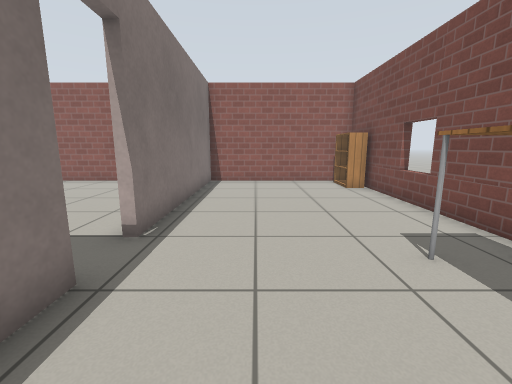
[1] (above)

15 first-person views from a walk through a robot-simulator world made for Gazebo. The camera is 0.9 m above the floor, tilts 10° down and sees 90° across. The floor is counted in squares, 0.5 m on a side. Each view is taken from the middle of a square. On the plan, view 1 faces up. The plan holds only what a view shows up to about 15 squares ahead; the rest is blank. Robots are left out. Simple patterns stand in for the simulator's built-in surfaces.

[2]
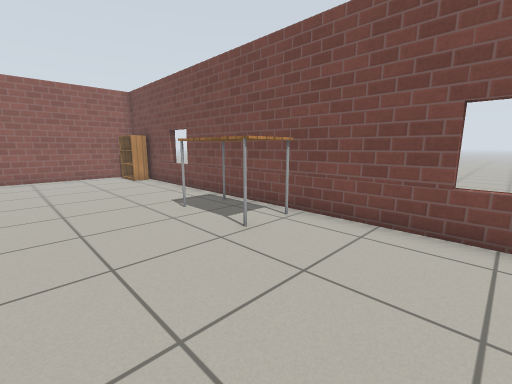

[3]
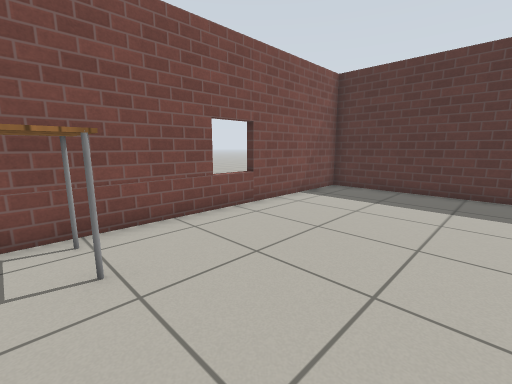

[4]
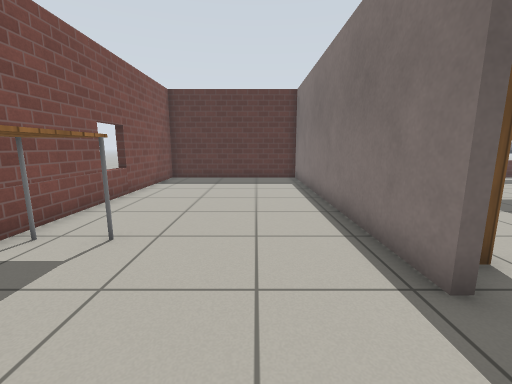

[5]
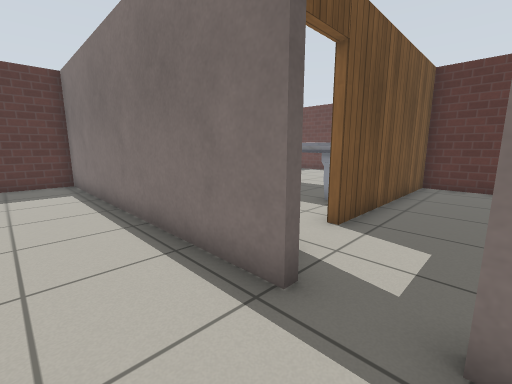

[6]
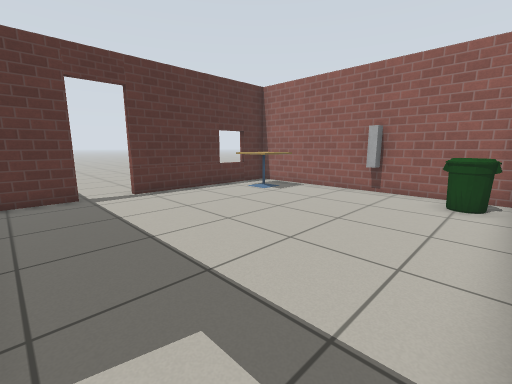

[7]
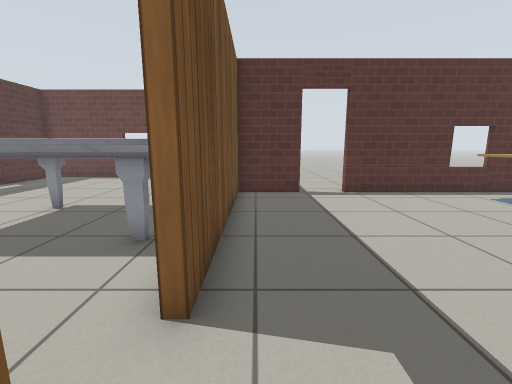

[8]
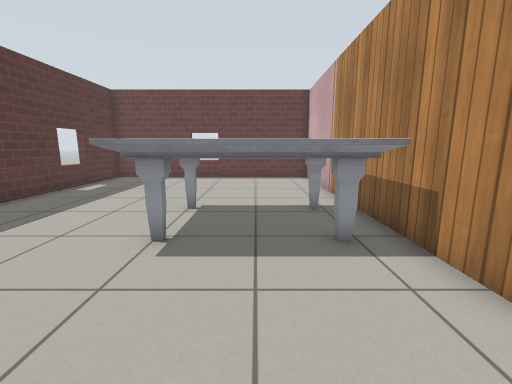

[9]
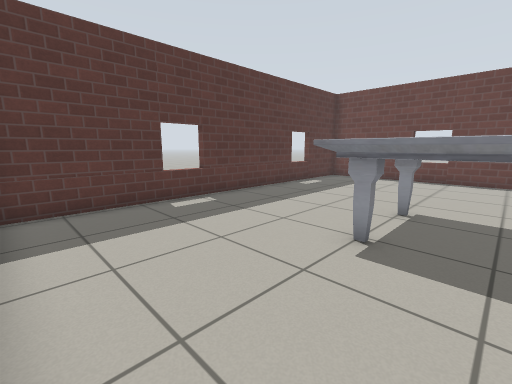

[10]
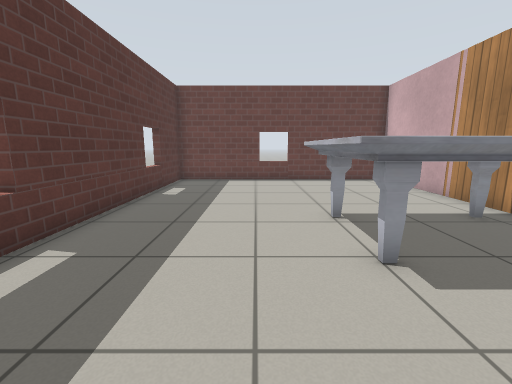

[11]
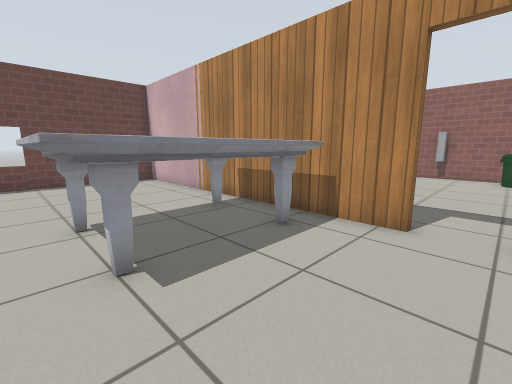

[12]
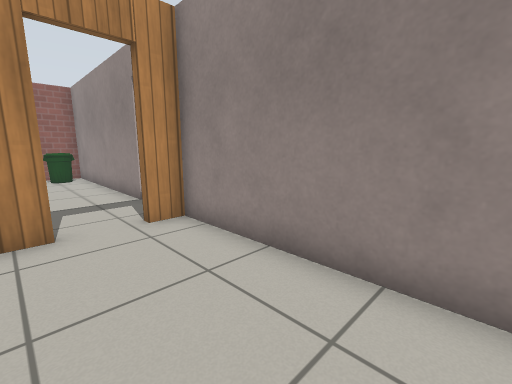

[13]
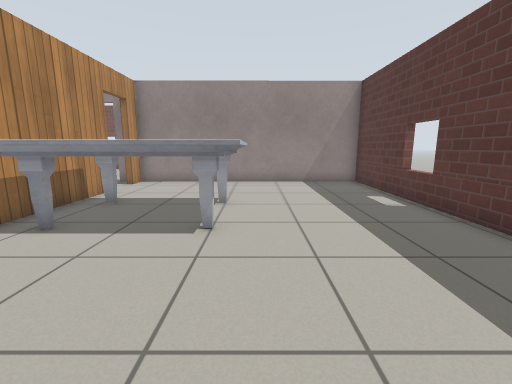

[14]
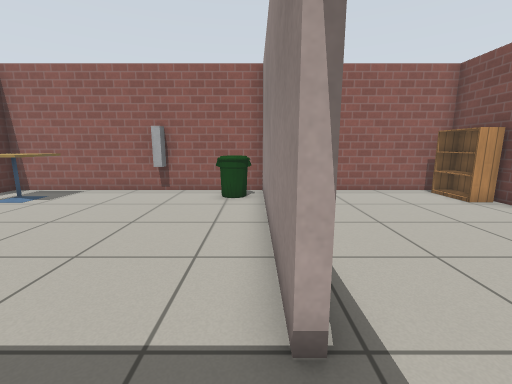

[15]
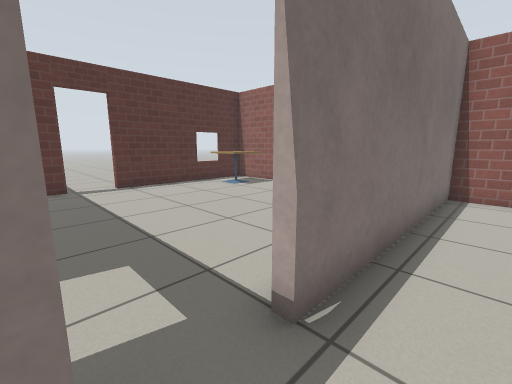

### Floor plan
Points are (right, up) in squares from view 1. A wall is a line through its corners. A room is listed if a view was taken in it or the views show most of it. See-through windows are left out.
Room 1 (views 1, 2, 3, 4, 5, 15)
walls: (-2.4, 3.2) (-2.3, -9.2) (5, -9.2) (5, 13.7) (-2.4, 13.7) (-2.4, 4.8)
ways out: open door at (-2.7, 4.3) to room 2
objects: table (3, 1) to (4, 4); bookshelf (4, 11) to (4, 13)
Room 2 (views 6, 7, 14)
walls: (-13.1, 4.9) (-13.1, 2.3) (-5.4, 2.3); (-2.7, 4.8) (-2.7, 13.7) (-13.1, 13.7) (-13.1, 6.6); (-2.7, 2.7) (-2.7, 3.2)
ways out: open door at (-2.7, 4.3) to room 1; open door at (-4.5, 2) to room 3; open door at (-13, 5.5)
objects: cafe table (-12, 11) to (-11, 12); window (-7, 13) to (-7, 15); bin (-4, 12) to (-4, 13)
Room 3 (views 8, 9, 10, 11, 12, 13)
walls: (-5.4, 2) (-18.3, 2) (-18.3, -9.2) (-2.6, -9.2) (-2.7, 2) (-3.6, 2)
ways out: open door at (-4.5, 2) to room 2
objects: marble table (-11, -3) to (-7, 1)

Where each view was taken, in squares from view 1:
view 1: 0 up, 0 right, facing up
view 2: 3 down, 1 left, facing up-right
view 3: 2 up, 1 left, facing down-right
view 4: 6 up, 0 right, facing down
view 5: 5 up, 0 right, facing down-left
view 6: 3 up, 3 left, facing up-left
view 7: 3 up, 3 left, facing left
view 8: 1 down, 3 left, facing left
view 9: 1 down, 3 left, facing down-left
view 10: 5 down, 4 left, facing left
view 11: 4 down, 4 left, facing up-left
view 12: 4 down, 6 left, facing up-right
view 13: 4 down, 16 left, facing right
view 14: 3 up, 3 left, facing up
view 15: 3 up, 1 left, facing up-left
